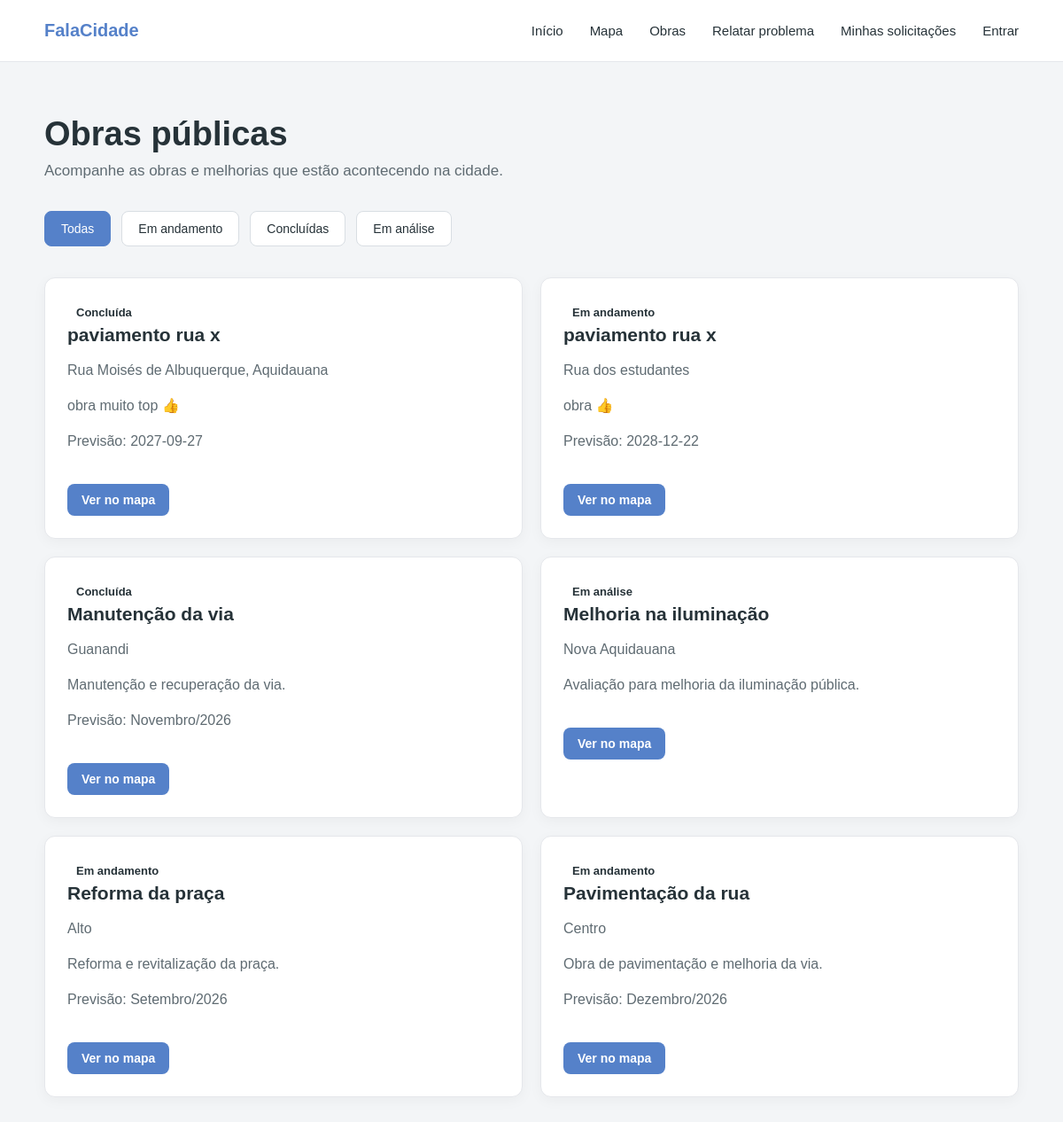
The page /obras on the database its author committed.
### tables this page shows
CREATE TABLE obras (
            id INTEGER PRIMARY KEY AUTOINCREMENT,
            titulo TEXT NOT NULL,
            localizacao TEXT NOT NULL,
            status TEXT NOT NULL,
            previsao TEXT,
            descricao TEXT,
            latitude REAL,
            longitude REAL
        , rua TEXT, bairro TEXT);

### app.py (the view)
@app.route("/obras")
def obras():
    conexao = conectar_banco()
    conexao.row_factory = sqlite3.Row
    cursor = conexao.cursor()
    cursor.execute("""
        SELECT *
        FROM obras
        ORDER BY id DESC
    """)
    obras = cursor.fetchall()
    conexao.close()
    return render_template(
        "obras.html",
        obras=obras
    )

### app.py (called while the page is built)
def conectar_banco():
    conexao = sqlite3.connect("mapa_cidade.db")
    try:
        conexao.execute("PRAGMA foreign_keys = ON")
        if has_app_context():
            if not hasattr(g, "conexoes_sqlite"):
                g.conexoes_sqlite = []
            g.conexoes_sqlite.append(conexao)
        return conexao
    except Exception:
        conexao.close()
        raise

@app.teardown_appcontext
def fechar_conexoes_sqlite(erro=None):
    for conexao in getattr(g, "conexoes_sqlite", []):
        try:
            conexao.close()
        except sqlite3.Error:
            pass

### templates/obras.html (shortened to what this page needs)
<!DOCTYPE html>
<html lang="pt-br">
<head>
    <link
        rel="stylesheet"
        href="{{ url_for('static', filename='css/obras.css') }}"
    >
</head>
<body>
    <header class="header">
        <div class="logo">
            FalaCidade
        </div>
        <nav class="menu">
            <a href="/">Início</a>
            <a href="/mapa">Mapa</a>
            <a href="/obras">Obras</a>
            <a href="/relatar">Relatar problema</a>
            <a href="/solicitacoes">Minhas solicitações</a>
            {% if session.get("usuario_id") %}
                {% if session.get("usuario_perfil") == "admin" %}
                    <a href="/admin">
                        Administração
                    </a>
                {% endif %}
                <span class="usuario">
                    Olá, {{ session.get("usuario_nome") }}
                </span>
                <a href="/logout">
                    Sair
                </a>
            {% else %}
                <a href="/login">
                    Entrar
                </a>
            {% endif %}
        </nav>
    </header>
<main>
    <section class="titulo">
        <h1>
            Obras públicas
        </h1>
        <p>
            Acompanhe as obras e melhorias que estão acontecendo na cidade.
        </p>
    </section>
    <section class="filtros">
        <button class="filtro ativo">
            Todas
        </button>
        <button class="filtro">
            Em andamento
        </button>
        <button class="filtro">
            Concluídas
        </button>
        <button class="filtro">
            Em análise
        </button>
    </section>
    <section class="lista-obras">
        {% for obra in obras %}
    <div
        class="card-obra"
        data-status="
            {% if obra['status'] == 'Em andamento' %}
                andamento
            {% elif obra['status'] == 'Concluída' %}
                concluida
            {% elif obra['status'] == 'Em análise' %}
                analise
            {% endif %}
        "
    >
        <span class="status
            {% if obra['status'] == 'Em andamento' %}
                status-andamento
            {% elif obra['status'] == 'Concluída' %}
                status-concluida
            {% elif obra['status'] == 'Em análise' %}
                status-analise
            {% endif %}
        ">
            {{ obra['status'] }}
        </span>
        <h2>{{ obra['titulo'] }}</h2>
        <p class="localizacao">
            {{ obra['localizacao'] }}
        </p>
        {% if obra['descricao'] %}
            <p class="descricao">
                {{ obra['descricao'] }}
            </p>
        {% endif %}
        {% if obra['previsao'] %}
            <p class="previsao">
                Previsão: {{ obra['previsao'] }}
            </p>
        {% endif %}
        <a href="/mapa" class="botao-mapa">
            Ver no mapa
        </a>
    </div>
{% endfor %}
    </section>
</main>
</body>
</html>

### static/css/obras.css (style rules this page uses)
* { box-sizing: border-box; }
body { margin: 0; font-family: Arial, sans-serif; background-color: #F3F5F7; color: #263238; }
.header { height: 70px; background: #FFFFFF; display: flex; align-items: center; justify-content: space-between; padding: 0 50px; border-bottom: 1px solid #E5E7EB; }
.logo { font-size: 20px; font-weight: bold; color: #5581C9; }
.menu { display: flex; align-items: center; gap: 30px; }
.menu a { text-decoration: none; color: #263238; font-size: 15px; }
main { max-width: 1200px; margin: 0 auto; padding: 60px 50px; }
.titulo { margin-bottom: 35px; }
.titulo h1 { margin: 0 0 10px; font-size: 38px; }
.titulo p { margin: 0; font-size: 17px; color: #5F6B72; }
.filtros { display: flex; gap: 12px; margin-bottom: 35px; }
.filtro { border: 1px solid #D9DEE3; background: #FFFFFF; color: #263238; padding: 11px 18px; border-radius: 8px; font-size: 14px; cursor: pointer; }
.filtro.ativo { background: #5581C9; border-color: #5581C9; color: #FFFFFF; }
.lista-obras { display: grid; grid-template-columns: repeat(2, 1fr); gap: 20px; }
.card-obra { background: #FFFFFF; border: 1px solid #E5E7EB; border-radius: 12px; padding: 25px; box-shadow: 0 4px 15px rgba(0, 0, 0, 0.04); }
.status { display: inline-block; padding: 6px 10px; border-radius: 20px; font-size: 13px; font-weight: bold; }
.card-obra h2 { margin: 0 0 8px; font-size: 21px; }
.card-obra p { color: #5F6B72; line-height: 1.5; }
.botao-mapa { display: inline-block; margin-top: 20px; padding: 10px 16px; background: #5581C9; color: #FFFFFF; text-decoration: none; border-radius: 8px; font-size: 14px; font-weight: bold; transition: 0.2s; }

### rows shown on the page
obras: status "Concluída", titulo "paviamento rua x", localizacao "Rua Moisés de Albuquerque, Aquidauana", descricao "obra muito top 👍", previsao "2027-09-27"
obras: status "Em andamento", titulo "paviamento rua x", localizacao "Rua dos estudantes", descricao "obra 👍", previsao "2028-12-22"
obras: status "Concluída", titulo "Manutenção da via", localizacao "Guanandi", descricao "Manutenção e recuperação da via.", previsao "Novembro/2026"
obras: status "Em análise", titulo "Melhoria na iluminação", localizacao "Nova Aquidauana", descricao "Avaliação para melhoria da iluminação pública."
obras: status "Em andamento", titulo "Reforma da praça", localizacao "Alto", descricao "Reforma e revitalização da praça.", previsao "Setembro/2026"
obras: status "Em andamento", titulo "Pavimentação da rua", localizacao "Centro", descricao "Obra de pavimentação e melhoria da via.", previsao "Dezembro/2026"
